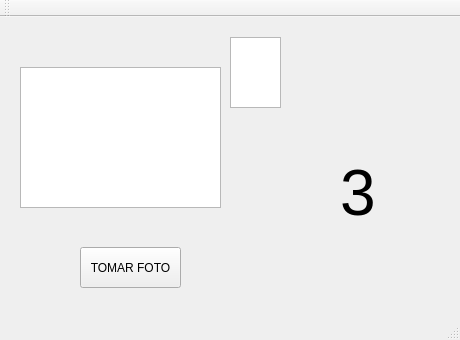
<?xml version="1.0" encoding="UTF-8"?>
<ui version="4.0">
 <class>MainWindow</class>
 <widget class="QMainWindow" name="MainWindow">
  <property name="geometry">
   <rect>
    <x>0</x>
    <y>0</y>
    <width>460</width>
    <height>340</height>
   </rect>
  </property>
  <property name="windowTitle">
   <string>Cabina Fotos</string>
  </property>
  <widget class="QWidget" name="centralWidget">
   <widget class="QPushButton" name="pushButton">
    <property name="geometry">
     <rect>
      <x>80</x>
      <y>230</y>
      <width>101</width>
      <height>41</height>
     </rect>
    </property>
    <property name="text">
     <string>TOMAR FOTO</string>
    </property>
   </widget>
   <widget class="QGraphicsView" name="graphicsView">
    <property name="geometry">
     <rect>
      <x>230</x>
      <y>20</y>
      <width>51</width>
      <height>71</height>
     </rect>
    </property>
   </widget>
   <widget class="QGraphicsView" name="graphicsView_2">
    <property name="geometry">
     <rect>
      <x>20</x>
      <y>50</y>
      <width>201</width>
      <height>141</height>
     </rect>
    </property>
   </widget>
   <widget class="QLabel" name="label">
    <property name="geometry">
     <rect>
      <x>300</x>
      <y>10</y>
      <width>61</width>
      <height>71</height>
     </rect>
    </property>
    <property name="text">
     <string/>
    </property>
    <property name="pixmap">
     <pixmap resource="res.qrc">:/imagenes/N1.jpg</pixmap>
    </property>
    <property name="scaledContents">
     <bool>true</bool>
    </property>
   </widget>
   <widget class="QLabel" name="label_2">
    <property name="geometry">
     <rect>
      <x>340</x>
      <y>140</y>
      <width>51</width>
      <height>71</height>
     </rect>
    </property>
    <property name="font">
     <font>
      <pointsize>48</pointsize>
     </font>
    </property>
    <property name="lineWidth">
     <number>-2</number>
    </property>
    <property name="text">
     <string>3</string>
    </property>
    <property name="scaledContents">
     <bool>false</bool>
    </property>
   </widget>
  </widget>
  <widget class="QMenuBar" name="menuBar">
   <property name="geometry">
    <rect>
     <x>0</x>
     <y>0</y>
     <width>460</width>
     <height>21</height>
    </rect>
   </property>
  </widget>
  <widget class="QToolBar" name="mainToolBar">
   <attribute name="toolBarArea">
    <enum>TopToolBarArea</enum>
   </attribute>
   <attribute name="toolBarBreak">
    <bool>false</bool>
   </attribute>
  </widget>
  <widget class="QStatusBar" name="statusBar"/>
 </widget>
 <layoutdefault spacing="6" margin="11"/>
 <resources>
  <include location="res.qrc"/>
 </resources>
 <connections/>
</ui>
